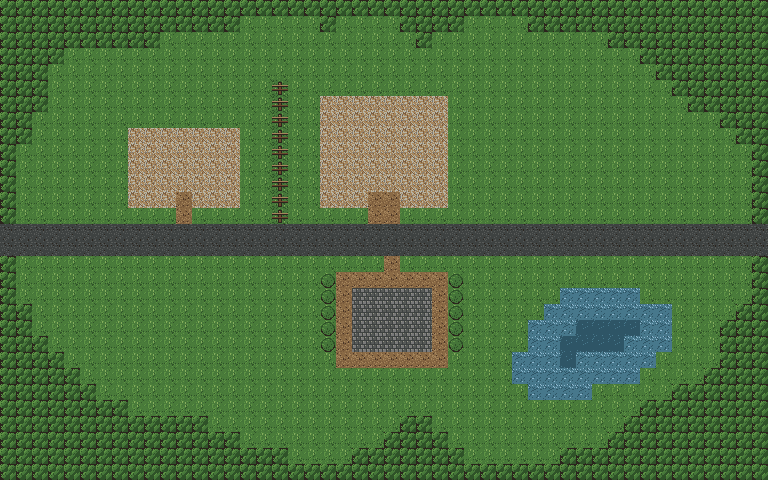

A level layout from a 2D game, rendered from its tile map. Below: a short description, then the map file with tile-grid data replaced by summaries:
An orthogonal 48x30 tile map with 16x16 px tiles, 2 tile layers (surface, obstacles), 2 tilesets and 20 objects (11x prop, 4x spawn, 2x door, 2x exit, sign).

<map version="1.10" tiledversion="1.12.2" orientation="orthogonal" renderorder="right-down" width="48" height="30" tilewidth="16" tileheight="16" infinite="0" nextlayerid="4" nextobjectid="21">
 <properties>
  <property name="map" value="town" />
 </properties>
 <tileset firstgid="1" source="tiled/surfaces.tsx" />
 <tileset firstgid="11" source="tiled/obstacles.tsx" />
 <layer id="1" name="surface" width="48" height="30">
  <data>[1440 cells, 1440 non-empty, 8 distinct tile ids]</data>
 </layer>
 <layer id="3" name="obstacles" width="48" height="30">
  <data>[1440 cells, 19 non-empty, 2 distinct tile ids]</data>
 </layer>
 <objectgroup id="2" name="placements">
  <object id="1" name="general_store" type="prop" x="128" y="176" width="16" height="16" />
  <object id="2" name="general_store" type="door" x="176" y="176" width="16" height="16">
   <properties>
    <property name="spawn" value="entry" />
   </properties>
  </object>
  <object id="3" name="town_hall" type="prop" x="320" y="176" width="16" height="16" />
  <object id="4" name="town_hall" type="door" x="368" y="176" width="16" height="16">
   <properties>
    <property name="spawn" value="entry" />
   </properties>
  </object>
  <object id="5" name="planter_2" type="prop" x="144" y="192" width="16" height="16" />
  <object id="6" name="StoreSign" type="sign" x="192" y="192" width="16" height="16" />
  <object id="7" name="planter_0" type="prop" x="336" y="192" width="16" height="16" />
  <object id="8" name="planter_1" type="prop" x="416" y="192" width="16" height="16" />
  <object id="9" name="from_store" type="spawn" x="176" y="208" width="16" height="16" />
  <object id="10" name="from_hall" type="spawn" x="368" y="208" width="16" height="16" />
  <object id="11" name="fork" type="exit" x="0" y="224" width="16" height="32">
   <properties>
    <property name="spawn" value="from_town" />
   </properties>
  </object>
  <object id="12" name="east_fork" type="exit" x="752" y="224" width="16" height="32">
   <properties>
    <property name="spawn" value="from_town" />
   </properties>
  </object>
  <object id="13" name="from_fork" type="spawn" x="32" y="240" width="16" height="16" />
  <object id="14" name="from_east_fork" type="spawn" x="720" y="240" width="16" height="16" />
  <object id="15" name="notice_board" type="prop" x="336" y="272" width="16" height="16" />
  <object id="16" name="bench_a" type="prop" x="352" y="304" width="16" height="16" />
  <object id="17" name="well" type="prop" x="400" y="304" width="16" height="16" />
  <object id="18" name="street_light" type="prop" x="336" y="336" width="16" height="16" />
  <object id="19" name="bench_b" type="prop" x="400" y="336" width="16" height="16" />
  <object id="20" name="street_light" type="prop" x="432" y="336" width="16" height="16" />
 </objectgroup>
</map>
